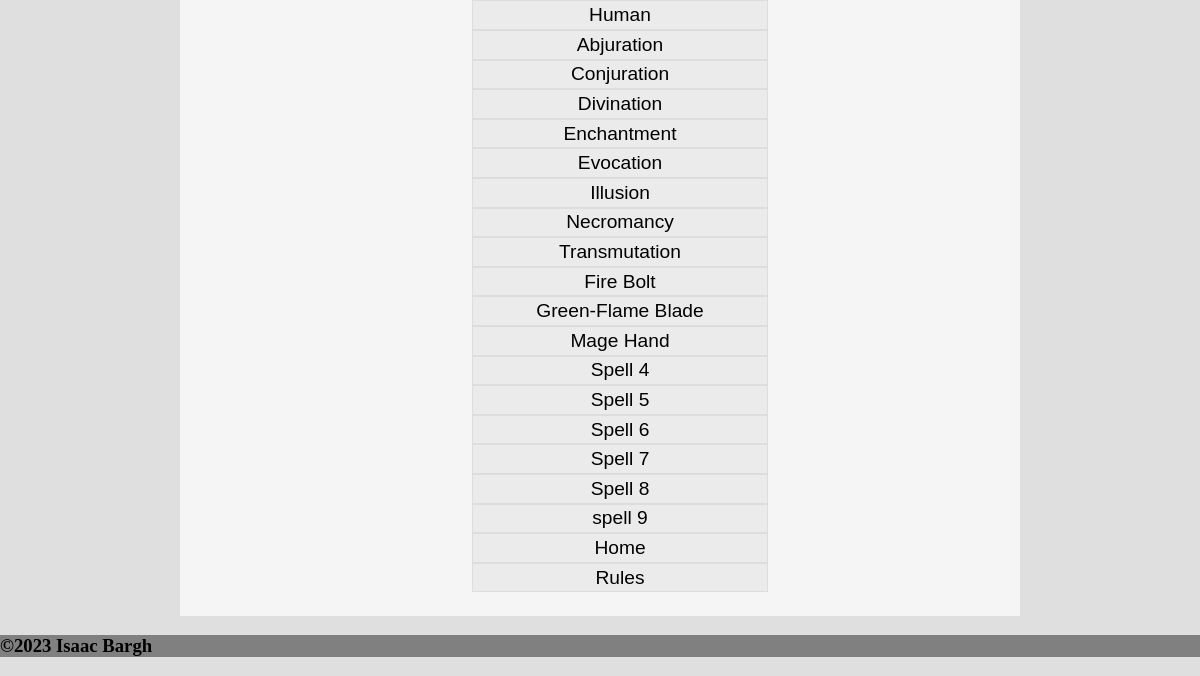
Before: /search (lower part) with the older database file.
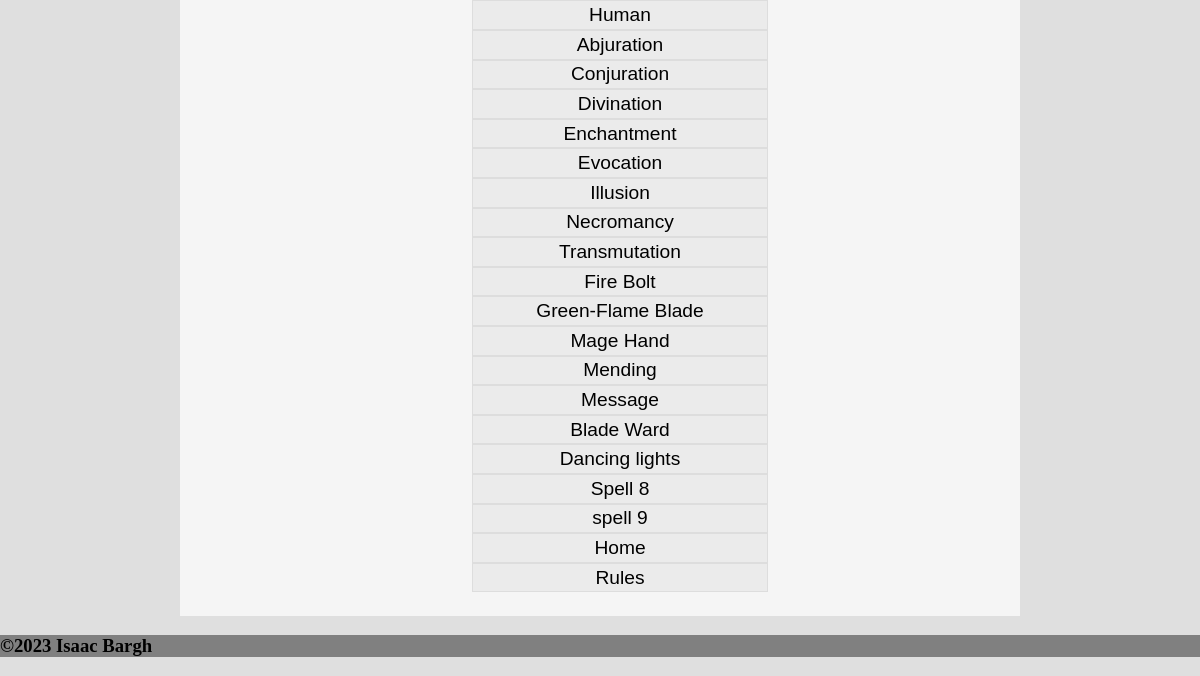
After: the same page with the newer database file.
### tables this page shows
CREATE TABLE Spell (id INTEGER PRIMARY KEY AUTOINCREMENT, name TEXT, description TEXT, school INTEGER REFERENCES School (id), Casting TEXT, "Range" TEXT);

### routes.py (the view)
@app.route('/search')
def search():
    feature = sql_connect('SELECT * FROM Feature')
    group = sql_connect('SELECT * FROM Class')
    equipment = sql_connect('SELECT * FROM Equipment')
    race = sql_connect('SELECT * FROM Race')
    school = sql_connect('SELECT * FROM School')
    spell = sql_connect('SELECT * FROM Spell')
    return render_template("search.html", title="Search", group=group, feature=feature, equipment=equipment, race=race, school=school, spell=spell)

### routes.py (called while the page is built)
def sql_connect(query):
    conn = sqlite3.connect('DnD.db')
    cur = conn.cursor()
    cur.execute(query)
    return cur.fetchall()

### templates/search.html (shortened to what this page needs)
{% extends 'layout.html' %}
{% block content %}
<ul id="myUL">
    {%for item in race%}
    <li><a class="search" href="/race/{{item[0]}}">{{item[1]}}</a></li>
    {%endfor%}
    {%for item in school%}
    <li><a class="search" href="/school/{{item[0]}}">{{item[1]}}</a></li>
    {%endfor%}
    {%for item in spell%}
    <li><a class="search" href="/spell/{{item[0]}}">{{item[1]}}</a></li>
    {%endfor%}
    <li><a class="search" href="/">Home</a></li>
    <li><a class="search" href="/rules">Rules</a></li>
</ul>
{% endblock %}

Changed rows visible on the page:
removed Spell: name "Spell 4"
removed Spell: name "Spell 5"
removed Spell: name "Spell 6"
removed Spell: name "Spell 7"
added Spell: name "Mending"
added Spell: name "Message"
added Spell: name "Blade Ward"
added Spell: name "Dancing lights"
